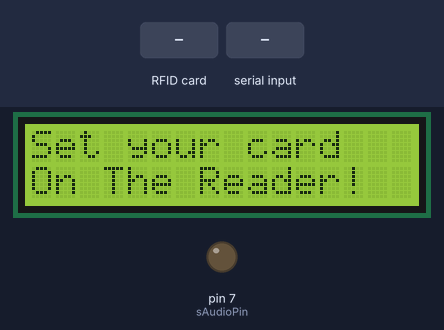
The sketch below on a simulated Arduino Uno, built with avr-gcc and run on an emulated ATmega328P. On the bench: 16×2 character LCD, output pins drawn as LEDs (lit = HIGH). Inputs (shaded band) come from the test bench. Pins used as bus, display or sensor lines are not drawn; what the sketch prints to the serial monitor is not drawn.

Above: at 1.4 s.
3.8 s: RFID card 5E 7A 19 C4 held to the reader
At 4.5 s:
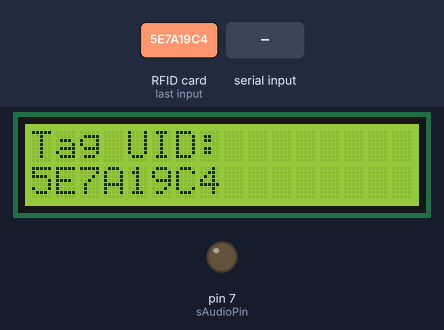
6.8 s: "ERROR\n" received over Serial
At 7.5 s:
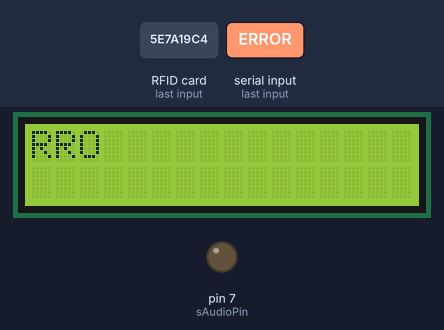
9.8 s: "SUCCS\n" received over Serial
At 10.3 s:
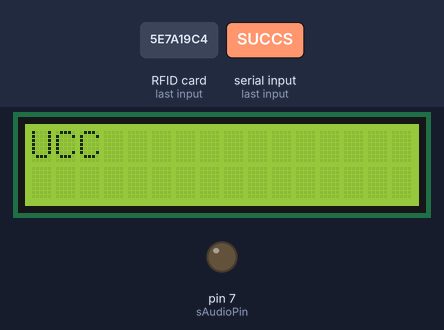
Timing chart, 0 to 12.8 s (numbered marks = the images above; inputs shaded):
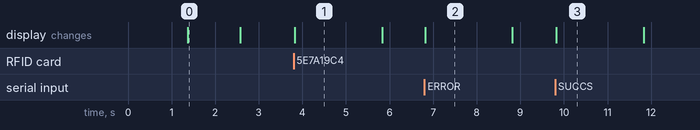

The sketch:

arduino-comm.ino
```cpp
#include <hd44780.h>
#include <SPI.h>
#include <MFRC522.h>
#include <Wire.h>                      // main hd44780 header
#include <hd44780ioClass/hd44780_I2Cexp.h> // i2c expander i/o class header

#define NOTE_B0  31
#define NOTE_C1  33
#define NOTE_CS1 35
#define NOTE_D1  37
#define NOTE_DS1 39
#define NOTE_E1  41
#define NOTE_F1  44
#define NOTE_FS1 46
#define NOTE_G1  49
#define NOTE_GS1 52
#define NOTE_A1  55
#define NOTE_AS1 58
#define NOTE_B1  62
#define NOTE_C2  65
#define NOTE_CS2 69
#define NOTE_D2  73
#define NOTE_DS2 78
#define NOTE_E2  82
#define NOTE_F2  87
#define NOTE_FS2 93
#define NOTE_G2  98
#define NOTE_GS2 104
#define NOTE_A2  110
#define NOTE_AS2 117
#define NOTE_B2  123
#define NOTE_C3  131
#define NOTE_CS3 139
#define NOTE_D3  147
#define NOTE_DS3 156
#define NOTE_E3  165
#define NOTE_F3  175
#define NOTE_FS3 185
#define NOTE_G3  196
#define NOTE_GS3 208
#define NOTE_A3  220
#define NOTE_AS3 233
#define NOTE_B3  247
#define NOTE_C4  262
#define NOTE_CS4 277
#define NOTE_D4  294
#define NOTE_DS4 311
#define NOTE_E4  330
#define NOTE_F4  349
#define NOTE_FS4 370
#define NOTE_G4  392
#define NOTE_GS4 415
#define NOTE_A4  440
#define NOTE_AS4 466
#define NOTE_B4  494
#define NOTE_C5  523
#define NOTE_CS5 554
#define NOTE_D5  587
#define NOTE_DS5 622
#define NOTE_E5  659
#define NOTE_F5  698
#define NOTE_FS5 740
#define NOTE_G5  784
#define NOTE_GS5 831
#define NOTE_A5  880
#define NOTE_AS5 932
#define NOTE_B5  988
#define NOTE_C6  1047
#define NOTE_CS6 1109
#define NOTE_D6  1175
#define NOTE_DS6 1245
#define NOTE_E6  1319
#define NOTE_F6  1397
#define NOTE_FS6 1480
#define NOTE_G6  1568
#define NOTE_GS6 1661
#define NOTE_A6  1760
#define NOTE_AS6 1865
#define NOTE_B6  1976
#define NOTE_C7  2093
#define NOTE_CS7 2217
#define NOTE_D7  2349
#define NOTE_DS7 2489
#define NOTE_E7  2637
#define NOTE_F7  2794
#define NOTE_FS7 2960
#define NOTE_G7  3136
#define NOTE_GS7 3322
#define NOTE_A7  3520
#define NOTE_AS7 3729
#define NOTE_B7  3951
#define NOTE_C8  4186
#define NOTE_CS8 4435
#define NOTE_D8  4699
#define NOTE_DS8 4978
#define NOTE_SUSTAIN 100

#define SS_PIN 10
#define RST_PIN 9

#if defined(ARDUINO) && ARDUINO >= 100
#define printByte(args)  write(args);
#else
#define printByte(args)  print(args,BYTE);
#endif

MFRC522 mfrc522(SS_PIN, RST_PIN); // Instance of the class
const int LCD_COLS = 16;
const int LCD_ROWS = 2;
const int sAudioPin = 7;
boolean stringComplete = false;  // whether the string is complete

String content = "";
String commandString = "";
char character;

hd44780_I2Cexp lcd;

void setup() {
  int status;
  Serial.begin(9600);
  SPI.begin();       // Init SPI bus
  mfrc522.PCD_Init(); // Init MFRC522
  Serial.println("hello");
  pinMode(7, OUTPUT);
  status = lcd.begin(LCD_COLS, LCD_ROWS);
  Serial.println(status);
  if(status) // non zero status means it was unsuccesful
  {
    hd44780::fatalError(status); // does not return
  }
  displayIntroMessage();
}

void loop() {
  if(stringComplete)
  {
    stringComplete = false;
    getCommand();
    String text = getTextToPrint();
     if(commandString.equals("ERROR"))
    {
      errorMusic();

    } else if(commandString.equals("SUCCS")) {
      successMusic();
    }
    printText(text);
  }

  if ( mfrc522.PICC_IsNewCardPresent())
    {
        if ( mfrc522.PICC_ReadCardSerial())
        {
           lcd.clear();
           lcd.setCursor(0,0);
           lcd.print("Tag UID:");
           lcd.setCursor(0,1);
           char str[32] = "";
           array_to_string(mfrc522.uid.uidByte, 4, str); //Insert (byte array, length, char array for output)
           Serial.println(str); //Print the output uid string
           lcd.print(str);
           mfrc522.PICC_HaltA();
           delay(2000);
           reset_state();
        }
    }
}

void reset_state()
{
    lcd.clear();
    lcd.setCursor(0,0);
    content = "";
}

void displayIntroMessage(void) {
    lcd.clear();
    lcd.setCursor(0,0);
    lcd.print("Welcome to: ");
    lcd.setCursor(0, 1);
    lcd.print("Arnold's Gym!");
    delay(1200);
    lcd.clear();
    lcd.setCursor(0,0);
    lcd.print("Set your card");
    lcd.setCursor(0, 1);
    lcd.print("On The Reader!");
    delay(1200);
    reset_state();
}

  void serialEvent() {
    while (Serial.available()){
       char inchar = (char)Serial.read();
       content += inchar;

       if(inchar == '\n') {
        stringComplete = true;
       }
    }
  }


  void getCommand()
  {
    if(content.length()>0)
    {
       commandString = content.substring(1,6);
    }
  }


  String getTextToPrint()
  {
    String value = content.substring(1,content.length()-2);
    return value;
  }


void printText(String text)
{
  lcd.clear();
  lcd.setCursor(0,0);
    if(text.length()<16)
    {
      lcd.print(text);
    }else
    {
      lcd.print(text.substring(0,16));
      lcd.setCursor(0,1);
      lcd.print(text.substring(16,32));
    }

    delay(2000);
    reset_state();
}

void errorMusic() {
  tone(sAudioPin,NOTE_G4);
  delay(250);
  tone(sAudioPin,NOTE_C4);
  delay(500);
  noTone(sAudioPin);
}

void successMusic() {
   tone(sAudioPin,NOTE_A5);
    delay(NOTE_SUSTAIN);
    tone(sAudioPin,NOTE_B5);
    delay(NOTE_SUSTAIN);
    tone(sAudioPin,NOTE_C5);
    delay(NOTE_SUSTAIN);
    tone(sAudioPin,NOTE_B5);
    delay(NOTE_SUSTAIN);
    tone(sAudioPin,NOTE_C5);
    delay(NOTE_SUSTAIN);
    tone(sAudioPin,NOTE_D5);
    delay(NOTE_SUSTAIN);
    tone(sAudioPin,NOTE_C5);
    delay(NOTE_SUSTAIN);
    tone(sAudioPin,NOTE_D5);
    delay(NOTE_SUSTAIN);
    tone(sAudioPin,NOTE_E5);
    delay(NOTE_SUSTAIN);
    tone(sAudioPin,NOTE_D5);
    delay(NOTE_SUSTAIN);
    tone(sAudioPin,NOTE_E5);
    delay(NOTE_SUSTAIN);
    tone(sAudioPin,NOTE_E5);
    delay(NOTE_SUSTAIN);
    noTone(sAudioPin);
}

void array_to_string(byte array[], unsigned int len, char buffer[])
{
   for (unsigned int i = 0; i < len; i++)
   {
      byte nib1 = (array[i] >> 4) & 0x0F;
      byte nib2 = (array[i] >> 0) & 0x0F;
      buffer[i*2+0] = nib1  < 0xA ? '0' + nib1  : 'A' + nib1  - 0xA;
      buffer[i*2+1] = nib2  < 0xA ? '0' + nib2  : 'A' + nib2  - 0xA;
   }
   buffer[len*2] = '\0';
}
```

Measured:
- after the input at 3.8 s, the display: changes at once (image 1)
- after the input at 6.8 s, the display: changes at once (image 2)
- after the input at 9.8 s, the display: changes at once (image 3)
- what the display in image 0 shows lasts 1.2 s, from 1.4 s to 2.6 s
- what the display in image 1 shows lasts 2.0 s, from 3.8 s to 5.8 s
